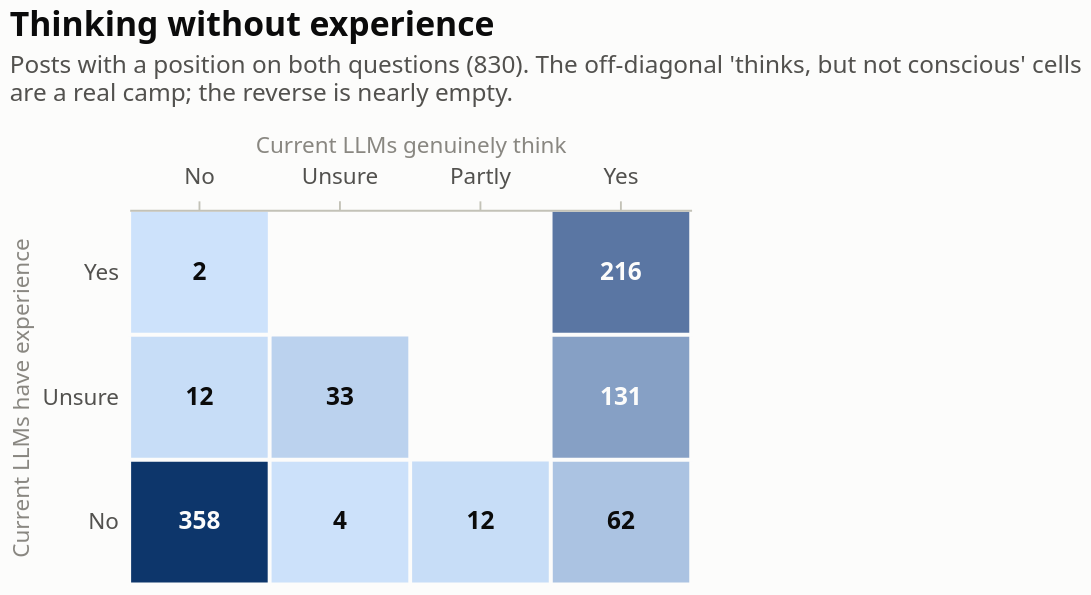

Vega-Lite specification for this chart:
### Vega-Lite specification from a JSON file in a GitHub repository (floating-point values rounded to 4 significant figures)
{"$schema": "https://vega.github.io/schema/vega-lite/v6.4.1.json", "config": {"axis": {"domainColor": "#c3c2b7", "gridColor": "#e1e0d9", "gridWidth": 1, "labelColor": "#52514e", "labelFont": "system-ui, -apple-system, 'Segoe UI', sans-serif", "labelFontSize": 12, "labelPadding": 6, "tickColor": "#c3c2b7", "titleColor": "#898781", "titleFont": "system-ui, -apple-system, 'Segoe UI', sans-serif", "titleFontSize": 12, "titleFontWeight": 400}, "axisX": {"grid": false}, "axisY": {"domain": false, "ticks": false}, "background": "#fcfcfb", "bar": {"cornerRadiusEnd": 4}, "font": "system-ui, -apple-system, 'Segoe UI', sans-serif", "header": {"labelColor": "#0b0b0b", "labelFont": "system-ui, -apple-system, 'Segoe UI', sans-serif", "labelFontSize": 13, "labelFontWeight": 600, "titleColor": "#898781", "titleFont": "system-ui, -apple-system, 'Segoe UI', sans-serif"}, "legend": {"direction": "horizontal", "labelColor": "#52514e", "labelFont": "system-ui, -apple-system, 'Segoe UI', sans-serif", "labelFontSize": 12, "orient": "top", "symbolSize": 80, "symbolType": "square", "titleColor": "#898781", "titleFont": "system-ui, -apple-system, 'Segoe UI', sans-serif", "titleFontSize": 12, "titleOrient": "left"}, "line": {"strokeCap": "round", "strokeJoin": "round", "strokeWidth": 2}, "point": {"filled": true, "size": 64}, "range": {"category": ["#2a78d6", "#eb6834", "#1baf7a", "#eda100", "#e87ba4", "#008300", "#4a3aa7", "#e34948"]}, "text": {"color": "#52514e", "font": "system-ui, -apple-system, 'Segoe UI', sans-serif", "fontSize": 12}, "title": {"anchor": "start", "color": "#0b0b0b", "font": "system-ui, -apple-system, 'Segoe UI', sans-serif", "fontSize": 18, "fontWeight": 600, "offset": 14, "subtitleColor": "#52514e", "subtitleFontSize": 13, "subtitlePadding": 6}, "view": {"stroke": null}}, "data": {"name": "data-b94ab99e6999159087b43226e9564700"}, "datasets": {"data-b94ab99e6999159087b43226e9564700": [{"experience": "No", "n": 62, "other": "Yes", "share": 0.0747}, {"experience": "Unsure", "n": 131, "other": "Yes", "share": 0.1578}, {"experience": "No", "n": 358, "other": "No", "share": 0.4313}, {"experience": "Yes", "n": 216, "other": "Yes", "share": 0.2602}, {"experience": "No", "n": 12, "other": "Partly", "share": 0.01446}, {"experience": "Unsure", "n": 12, "other": "No", "share": 0.01446}, {"experience": "No", "n": 4, "other": "Unsure", "share": 0.004819}, {"experience": "Unsure", "n": 33, "other": "Unsure", "share": 0.03976}, {"experience": "Yes", "n": 2, "other": "No", "share": 0.00241}]}, "height": 200, "layer": [{"encoding": {"color": {"field": "n", "legend": null, "scale": {"range": ["#cde2fb", "#0d366b"]}, "type": "quantitative"}, "tooltip": [{"field": "experience", "title": "Experience", "type": "nominal"}, {"field": "other", "title": "Current LLMs genuinely think", "type": "nominal"}, {"field": "n", "title": "Posts", "type": "quantitative"}, {"field": "share", "format": ".0%", "title": "Share of committed", "type": "quantitative"}], "x": {"axis": {"labelAngle": 0, "labelPadding": 6, "orient": "top"}, "field": "other", "sort": ["No", "Unsure", "Partly", "Yes"], "title": "Current LLMs genuinely think", "type": "nominal"}, "y": {"field": "experience", "sort": ["Yes", "Unsure", "No"], "title": "Current LLMs have experience", "type": "nominal"}}, "mark": {"stroke": "#fcfcfb", "strokeWidth": 2, "type": "rect"}}, {"encoding": {"color": {"condition": {"test": "(datum.n > 99.6)", "value": "#fcfcfb"}, "value": "#0b0b0b"}, "text": {"field": "n", "format": ",d", "type": "quantitative"}, "x": {"field": "other", "sort": ["No", "Unsure", "Partly", "Yes"], "type": "nominal"}, "y": {"field": "experience", "sort": ["Yes", "Unsure", "No"], "type": "nominal"}}, "mark": {"fontSize": 13, "fontWeight": 600, "type": "text"}}], "title": {"subtitle": ["Posts with a position on both questions (830). The off-diagonal 'thinks, but not conscious' cells", "are a real camp; the reverse is nearly empty."], "text": "Thinking without experience"}, "width": 300}
